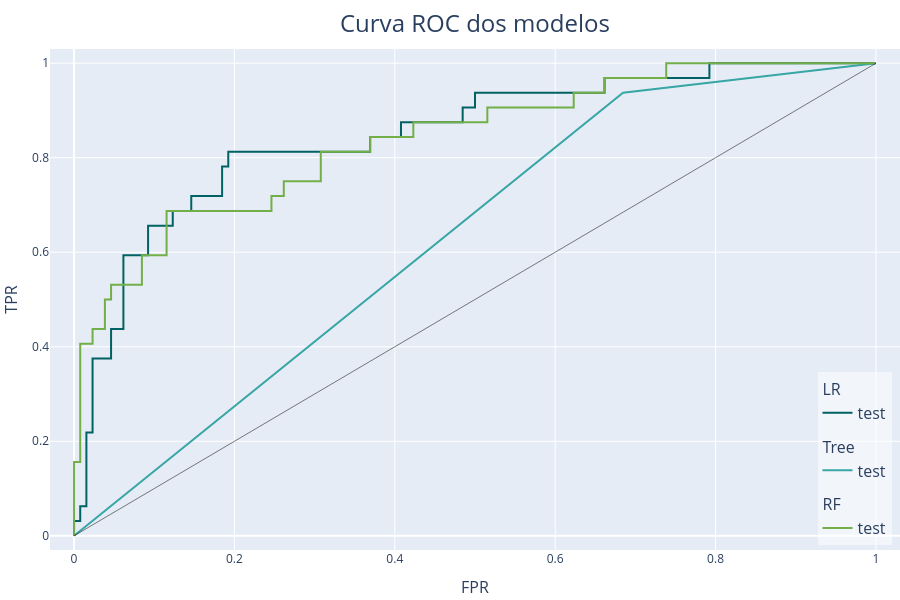
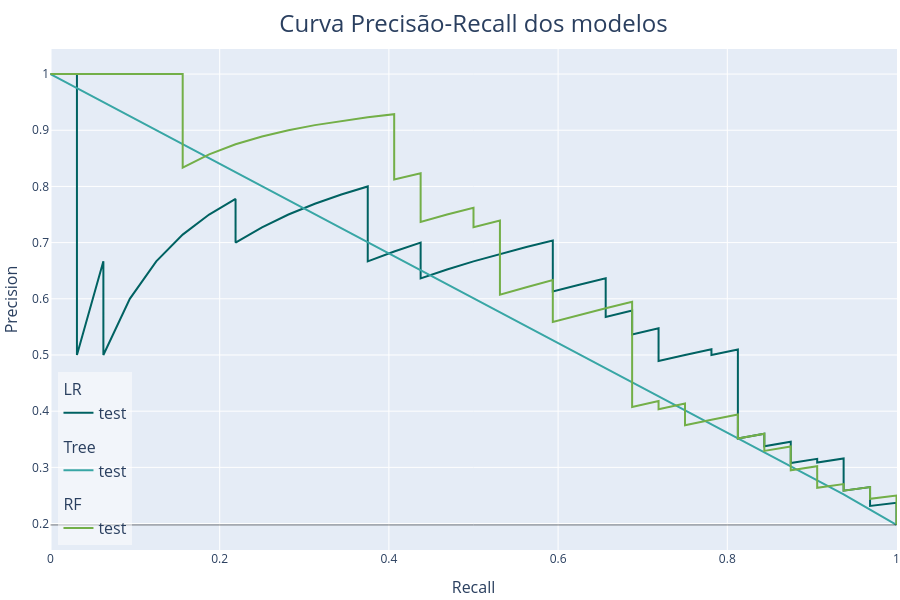

The code cell stored with these charts, in order, in its notebook:
### Code cell
experionml.plot_roc(title="Curva ROC dos modelos")
experionml.plot_prc(title="Curva Precisão-Recall dos modelos")

### Figure 1 — Plotly figure (JSON) as saved in the notebook; plotly's stock layout.template omitted (floating-point values rounded to 4 significant figures)
{"data": [{"hovertemplate": "(%{x}, %{y})<extra>LR - test</extra>", "legendgroup": "LR", "legendgrouptitle": {"font": {"size": 16}, "text": "LR"}, "line": {"color": "rgb(0, 98, 98)", "dash": "solid", "width": 2}, "marker": {"color": "rgb(0, 98, 98)", "line": {"color": "rgba(255, 255, 255, 0.9)", "width": 1}, "size": 8, "symbol": "circle"}, "mode": "lines", "name": "test", "showlegend": true, "type": "scatter", "x": [0.0, 0.0, 0.007692, 0.007692, 0.01538, 0.01538, 0.02308, 0.02308, 0.04615, 0.04615, 0.06154, 0.06154, 0.09231, 0.09231, 0.1231, 0.1231, 0.1462, 0.1462, 0.1846, 0.1846, 0.1923, 0.1923, 0.3692, 0.3692, 0.4077, 0.4077, 0.4846, 0.4846, 0.5, 0.5, 0.6615, 0.6615, 0.7923, 0.7923, 1.0], "xaxis": "x", "y": [0.0, 0.03125, 0.03125, 0.0625, 0.0625, 0.2188, 0.2188, 0.375, 0.375, 0.4375, 0.4375, 0.5938, 0.5938, 0.6562, 0.6562, 0.6875, 0.6875, 0.7188, 0.7188, 0.7812, 0.7812, 0.8125, 0.8125, 0.8438, 0.8438, 0.875, 0.875, 0.9062, 0.9062, 0.9375, 0.9375, 0.9688, 0.9688, 1.0, 1.0], "yaxis": "y"}, {"hovertemplate": "(%{x}, %{y})<extra>Tree - test</extra>", "legendgroup": "Tree", "legendgrouptitle": {"font": {"size": 16}, "text": "Tree"}, "line": {"color": "rgb(56, 166, 165)", "dash": "solid", "width": 2}, "marker": {"color": "rgb(56, 166, 165)", "line": {"color": "rgba(255, 255, 255, 0.9)", "width": 1}, "size": 8, "symbol": "circle"}, "mode": "lines", "name": "test", "showlegend": true, "type": "scatter", "x": [0.0, 0.6846, 1.0], "xaxis": "x", "y": [0.0, 0.9375, 1.0], "yaxis": "y"}, {"hovertemplate": "(%{x}, %{y})<extra>RF - test</extra>", "legendgroup": "RF", "legendgrouptitle": {"font": {"size": 16}, "text": "RF"}, "line": {"color": "rgb(115, 175, 72)", "dash": "solid", "width": 2}, "marker": {"color": "rgb(115, 175, 72)", "line": {"color": "rgba(255, 255, 255, 0.9)", "width": 1}, "size": 8, "symbol": "circle"}, "mode": "lines", "name": "test", "showlegend": true, "type": "scatter", "x": [0.0, 0.0, 0.0, 0.007692, 0.007692, 0.02308, 0.02308, 0.03846, 0.03846, 0.04615, 0.04615, 0.08462, 0.08462, 0.1154, 0.1154, 0.2462, 0.2462, 0.2615, 0.2615, 0.3077, 0.3077, 0.3692, 0.3692, 0.4231, 0.4231, 0.5154, 0.5154, 0.6231, 0.6231, 0.6615, 0.6615, 0.7385, 0.7385, 1.0], "xaxis": "x", "y": [0.0, 0.03125, 0.1562, 0.1562, 0.4062, 0.4062, 0.4375, 0.4375, 0.5, 0.5, 0.5312, 0.5312, 0.5938, 0.5938, 0.6875, 0.6875, 0.7188, 0.7188, 0.75, 0.75, 0.8125, 0.8125, 0.8438, 0.8438, 0.875, 0.875, 0.9062, 0.9062, 0.9375, 0.9375, 0.9688, 0.9688, 1.0, 1.0], "yaxis": "y"}], "layout": {"font": {"size": 12}, "height": 600, "hoverlabel": {"font": {"size": 16}}, "legend": {"bgcolor": "rgba(255, 255, 255, 0.5)", "font": {"size": 16}, "groupclick": "toggleitem", "traceorder": "grouped", "x": 0.99, "xanchor": "right", "y": 0.01, "yanchor": "bottom"}, "margin": {"b": 50, "l": 50, "pad": 0, "r": 0, "t": 49}, "shapes": [{"line": {"color": "black", "width": 1}, "opacity": 0.5, "type": "line", "x0": 0, "x1": 1, "xref": "x", "y0": 0, "y1": 1, "yref": "y"}], "showlegend": true, "title": {"font": {"size": 24}, "pad": {"b": 15, "t": 15}, "text": "Curva ROC dos modelos", "x": 0.5, "xanchor": "center", "xref": "paper", "y": 1, "yanchor": "top"}, "width": 900, "xaxis": {"anchor": "y", "automargin": true, "domain": [0, 1], "range": [-0.03, 1.03], "title": {"font": {"size": 16}, "text": "FPR"}}, "yaxis": {"anchor": "x", "automargin": true, "domain": [0, 1], "range": [-0.03, 1.03], "title": {"font": {"size": 16}, "text": "TPR"}}}}

### Figure 2 — Plotly figure (JSON) as saved in the notebook; plotly's stock layout.template omitted (floating-point values rounded to 4 significant figures; data arrays with more than 128 entries replaced by an {"elided": "..."} marker saying what was removed)
{"data": [{"hovertemplate": "(%{x}, %{y})<extra>LR - test</extra>", "legendgroup": "LR", "legendgrouptitle": {"font": {"size": 16}, "text": "LR"}, "line": {"color": "rgb(0, 98, 98)", "dash": "solid", "width": 2}, "marker": {"color": "rgb(0, 98, 98)", "line": {"color": "rgba(255, 255, 255, 0.9)", "width": 1}, "size": 8, "symbol": "circle"}, "mode": "lines", "name": "test", "showlegend": true, "type": "scatter", "x": {"elided": "163 float values"}, "xaxis": "x", "y": {"elided": "163 float values"}, "yaxis": "y"}, {"hovertemplate": "(%{x}, %{y})<extra>Tree - test</extra>", "legendgroup": "Tree", "legendgrouptitle": {"font": {"size": 16}, "text": "Tree"}, "line": {"color": "rgb(56, 166, 165)", "dash": "solid", "width": 2}, "marker": {"color": "rgb(56, 166, 165)", "line": {"color": "rgba(255, 255, 255, 0.9)", "width": 1}, "size": 8, "symbol": "circle"}, "mode": "lines", "name": "test", "showlegend": true, "type": "scatter", "x": [1.0, 0.9375, 0.0], "xaxis": "x", "y": [0.1975, 0.2521, 1.0], "yaxis": "y"}, {"hovertemplate": "(%{x}, %{y})<extra>RF - test</extra>", "legendgroup": "RF", "legendgrouptitle": {"font": {"size": 16}, "text": "RF"}, "line": {"color": "rgb(115, 175, 72)", "dash": "solid", "width": 2}, "marker": {"color": "rgb(115, 175, 72)", "line": {"color": "rgba(255, 255, 255, 0.9)", "width": 1}, "size": 8, "symbol": "circle"}, "mode": "lines", "name": "test", "showlegend": true, "type": "scatter", "x": {"elided": "163 float values"}, "xaxis": "x", "y": {"elided": "163 float values"}, "yaxis": "y"}], "layout": {"font": {"size": 12}, "height": 600, "hoverlabel": {"font": {"size": 16}}, "legend": {"bgcolor": "rgba(255, 255, 255, 0.5)", "font": {"size": 16}, "groupclick": "toggleitem", "traceorder": "grouped", "x": 0.01, "xanchor": "left", "y": 0.01, "yanchor": "bottom"}, "margin": {"b": 50, "l": 50, "pad": 0, "r": 0, "t": 49}, "shapes": [{"line": {"color": "black", "width": 1}, "opacity": 0.5, "type": "line", "x0": 0, "x1": 1, "xref": "x", "y0": 0.1975, "y1": 0.1975, "yref": "y"}], "showlegend": true, "title": {"font": {"size": 24}, "pad": {"b": 15, "t": 15}, "text": "Curva Precisão-Recall dos modelos", "x": 0.5, "xanchor": "center", "xref": "paper", "y": 1, "yanchor": "top"}, "width": 900, "xaxis": {"anchor": "y", "automargin": true, "domain": [0, 1], "title": {"font": {"size": 16}, "text": "Recall"}}, "yaxis": {"anchor": "x", "automargin": true, "domain": [0, 1], "title": {"font": {"size": 16}, "text": "Precision"}}}}
